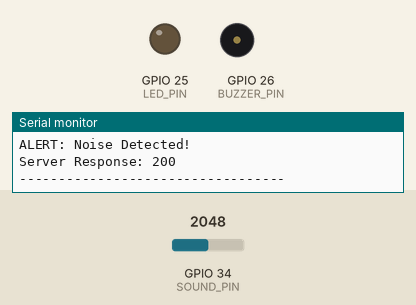
Bench run of a sketch on a simulated ESP32. On the bench: output pins drawn as LEDs (lit = HIGH), buzzer (waves = sounding, pin HIGH), the last lines printed to the serial monitor. The test bench sets the inputs (shaded band); at power-on: GPIO 34 (SOUND_PIN) = 2048. WiFi joins after 1.5 s; servers stay silent unless stated; uploads are accepted with an empty reply.

Above: at 2.7 s.
2.8 s: GPIO 34 (SOUND_PIN) set to 55
6.3 s: GPIO 34 (SOUND_PIN) set to 47
At 6.9 s:
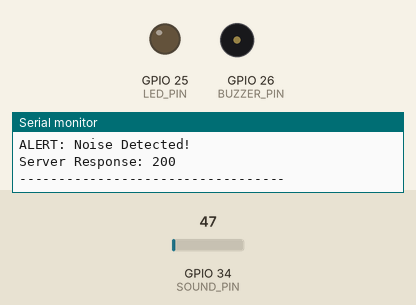
10.4 s: GPIO 34 (SOUND_PIN) set to 491
At 11.04 s:
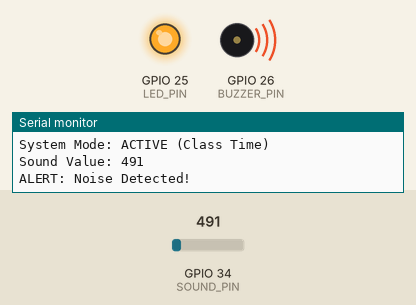
15.1 s: GPIO 34 (SOUND_PIN) set to 10
At 15.7 s:
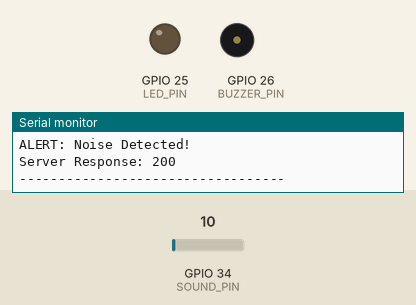
Timing chart, 0 to 18.1 s (numbered marks = the images above; inputs shaded):
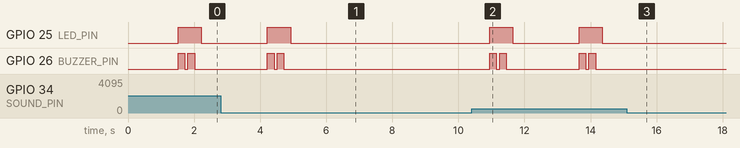

The sketch:

ROS_Project.ino
```cpp
#include <HTTPClient.h>
#include <WiFi.h>

#define SOUND_PIN 34
#define LED_PIN 25
#define BUZZER_PIN 26

// WIFI
const char *ssid = "moto edge 60 pro_7079";
const char *password = "motojyoti";

// ✅ PORT CHANGED TO 5001 (to avoid conflict with macOS AirPlay)
const char *serverUrl = "http://10.96.137.149:5001/data";

int threshold = 50; // User likes this sensitivity

int currentHour = 10;
int currentMinute = 15;

void setup() {
  Serial.begin(115200);
  pinMode(LED_PIN, OUTPUT);
  pinMode(BUZZER_PIN, OUTPUT);

  Serial.println("================================");
  Serial.println("System Booting...");

  WiFi.begin(ssid, password);
  Serial.print("Connecting to WiFi");
  while (WiFi.status() != WL_CONNECTED) {
    delay(500);
    Serial.print(".");
  }

  Serial.println("\n✅ WiFi Connected!");
  Serial.print("IP: ");
  Serial.println(WiFi.localIP());
  Serial.println("================================");
}

void loop() {
  Serial.println("----------------------------------");
  Serial.print("Current Time: ");
  Serial.print(currentHour); Serial.print(":"); Serial.println(currentMinute);
  Serial.println("System Mode: ACTIVE (Class Time)");

  int soundValue = analogRead(SOUND_PIN);
  Serial.print("Sound Value: ");
  Serial.println(soundValue);

  if (soundValue > threshold) {
    Serial.println("ALERT: Noise Detected!");

    // Buzzer and Light Action
    digitalWrite(LED_PIN, HIGH);
    digitalWrite(BUZZER_PIN, HIGH);
    delay(200);
    digitalWrite(BUZZER_PIN, LOW);
    delay(100);
    digitalWrite(BUZZER_PIN, HIGH);
    delay(200);
    digitalWrite(BUZZER_PIN, LOW);

    sendData(soundValue, "NOISE");

    digitalWrite(LED_PIN, LOW);
  } else {
    Serial.println("Environment Quiet");
  }

  Serial.println("----------------------------------");
  delay(2000);
}

void sendData(int sound, String status) {
  if (WiFi.status() == WL_CONNECTED) {
    HTTPClient http;
    http.begin(serverUrl);
    http.addHeader("Content-Type", "application/json");

    String json = "{\"sound\":" + String(sound) +
                  ",\"status\":\"" + status +
                  "\",\"time\":\"" + String(currentHour) + ":" + String(currentMinute) + "\"}";

    int response = http.POST(json);
    if (response > 0) {
      Serial.print("Server Response: ");
      Serial.println(response);
    } else {
      Serial.print("Error sending POST: ");
      Serial.println(response);
    }
    http.end();
  } else {
    Serial.println("WiFi Disconnected. Cannot send data.");
  }
}
```

Measured:
- after the input at 6.3 s, GPIO 25 (LED_PIN), GPIO 26 (BUZZER_PIN): stops changing and stays LOW
- after the input at 10.4 s, GPIO 25 (LED_PIN): alternates HIGH for 0.70 s and LOW for 2.0 s, starting after 0.55 s; GPIO 26 (BUZZER_PIN): LOW → HIGH after 0.55 s, → LOW 0.20 s later, → HIGH 0.10 s later, → LOW 0.20 s later, … (8 changes in this stretch)
- after the input at 15.1 s, GPIO 25 (LED_PIN): stays LOW (without the input it goes to HIGH after 1.3 s); GPIO 26 (BUZZER_PIN): stops changing and stays LOW
- by itself, GPIO 26 (BUZZER_PIN): alternates HIGH for 0.20 s and LOW for 0.10 s, 4 changes in all, then stays LOW
